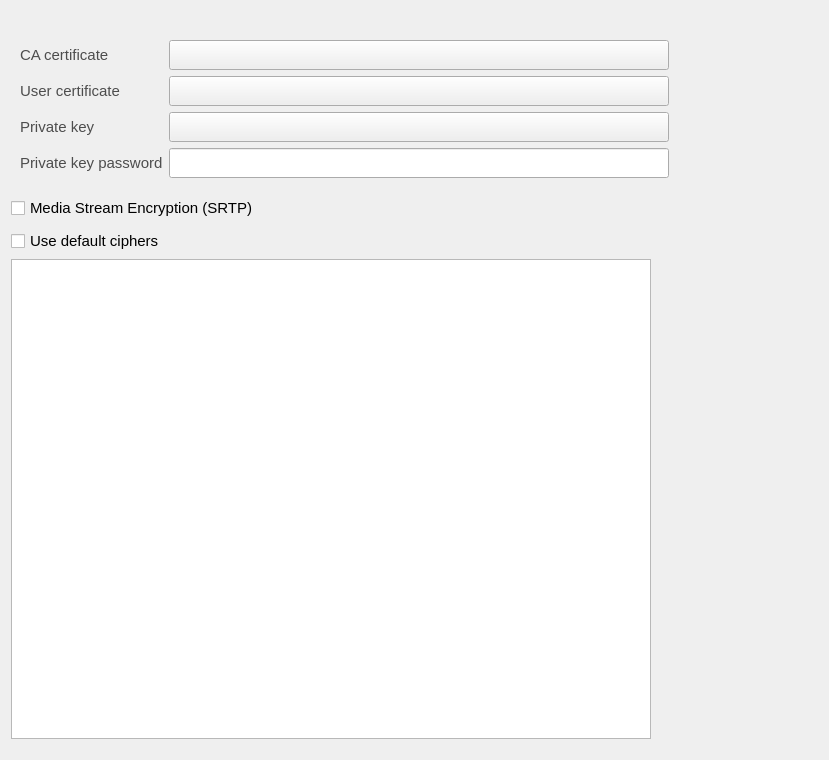
         <widget class="QWidget" name="scrollAreaWidgetContents_3">
          <property name="geometry">
           <rect>
            <x>0</x>
            <y>0</y>
            <width>829</width>
            <height>760</height>
           </rect>
          </property>
          <layout class="QVBoxLayout" name="verticalLayout_13">
           <item>
            <widget class="QWidget" name="accountEncry" native="true">
             <layout class="QVBoxLayout" name="verticalLayout_10">
              <property name="leftMargin">
               <number>0</number>
              </property>
              <property name="topMargin">
               <number>20</number>
              </property>
              <property name="rightMargin">
               <number>0</number>
              </property>
              <property name="bottomMargin">
               <number>0</number>
              </property>
              <item>
               <widget class="QWidget" name="negoEncry_2" native="true">
                <layout class="QFormLayout" name="formLayout_5">
                 <item row="0" column="0">
                  <widget class="QLabel" name="label_20">
                   <property name="font">
                    <font>
                     <pointsize>11</pointsize>
                    </font>
                   </property>
                   <property name="styleSheet">
                    <string notr="true">color: rgb(77, 77, 77);</string>
                   </property>
                   <property name="text">
                    <string>CA certificate</string>
                   </property>
                  </widget>
                 </item>
                 <item row="0" column="1">
                  <widget class="RingButton" name="lrcfg_tlsCaListCertificate">
                   <property name="minimumSize">
                    <size>
                     <width>500</width>
                     <height>30</height>
                    </size>
                   </property>
                   <property name="maximumSize">
                    <size>
                     <width>500</width>
                     <height>30</height>
                    </size>
                   </property>
                   <property name="focusPolicy">
                    <enum>Qt::WheelFocus</enum>
                   </property>
                   <property name="toolTip">
                    <string>Certificate authaurity certificate selector</string>
                   </property>
                   <property name="text">
                    <string/>
                   </property>
                  </widget>
                 </item>
                 <item row="1" column="0">
                  <widget class="QLabel" name="label_21">
                   <property name="font">
                    <font>
                     <pointsize>11</pointsize>
                    </font>
                   </property>
                   <property name="styleSheet">
                    <string notr="true">color: rgb(77, 77, 77);</string>
                   </property>
                   <property name="text">
                    <string>User certificate</string>
                   </property>
                  </widget>
                 </item>
                 <item row="1" column="1">
                  <widget class="RingButton" name="lrcfg_tlsCertificate">
                   <property name="minimumSize">
                    <size>
                     <width>500</width>
                     <height>30</height>
                    </size>
                   </property>
                   <property name="maximumSize">
                    <size>
                     <width>500</width>
                     <height>30</height>
                    </size>
                   </property>
                   <property name="toolTip">
                    <string>User certificate selector</string>
                   </property>
                   <property name="text">
                    <string/>
                   </property>
                  </widget>
                 </item>
                 <item row="2" column="0">
                  <widget class="QLabel" name="label_22">
                   <property name="font">
                    <font>
                     <pointsize>11</pointsize>
                    </font>
                   </property>
                   <property name="styleSheet">
                    <string notr="true">color: rgb(77, 77, 77);</string>
                   </property>
                   <property name="text">
                    <string>Private key</string>
                   </property>
                  </widget>
                 </item>
                 <item row="4" column="0">
                  <widget class="QLabel" name="label_23">
                   <property name="font">
                    <font>
                     <pointsize>11</pointsize>
                    </font>
                   </property>
                   <property name="styleSheet">
                    <string notr="true">color: rgb(77, 77, 77);</string>
                   </property>
                   <property name="text">
                    <string>Private key password</string>
                   </property>
                  </widget>
                 </item>
                 <item row="4" column="1">
                  <widget class="QLineEdit" name="lrcfg_tlsPassword">
                   <property name="sizePolicy">
                    <sizepolicy hsizetype="MinimumExpanding" vsizetype="Fixed">
                     <horstretch>0</horstretch>
                     <verstretch>0</verstretch>
                    </sizepolicy>
                   </property>
                   <property name="minimumSize">
                    <size>
                     <width>500</width>
                     <height>30</height>
                    </size>
                   </property>
                   <property name="maximumSize">
                    <size>
                     <width>500</width>
                     <height>30</height>
                    </size>
                   </property>
                   <property name="toolTip">
                    <string>private key password input</string>
                   </property>
                   <property name="echoMode">
                    <enum>QLineEdit::Password</enum>
                   </property>
                  </widget>
                 </item>
                 <item row="2" column="1">
                  <widget class="RingButton" name="lrcfg_tlsPrivateKeyCertificate">
                   <property name="minimumSize">
                    <size>
                     <width>0</width>
                     <height>30</height>
                    </size>
                   </property>
                   <property name="maximumSize">
                    <size>
                     <width>500</width>
                     <height>30</height>
                    </size>
                   </property>
                   <property name="toolTip">
                    <string>User private key selector</string>
                   </property>
                   <property name="text">
                    <string/>
                   </property>
                  </widget>
                 </item>
                </layout>
               </widget>
              </item>
              <item>
               <widget class="QCheckBox" name="srtpEnabledChkBox">
                <property name="minimumSize">
                 <size>
                  <width>0</width>
                  <height>30</height>
                 </size>
                </property>
                <property name="font">
                 <font>
                  <pointsize>11</pointsize>
                 </font>
                </property>
                <property name="toolTip">
                 <string>Encrypt media stream (SRTP) checkbox</string>
                </property>
                <property name="text">
                 <string>Media Stream Encryption (SRTP)</string>
                </property>
               </widget>
              </item>
              <item>
               <widget class="QCheckBox" name="defaultCipherCheckBox">
                <property name="font">
                 <font>
                  <pointsize>11</pointsize>
                 </font>
                </property>
                <property name="toolTip">
                 <string>use default ciphers checkbox</string>
                </property>
                <property name="text">
                 <string>Use default ciphers</string>
                </property>
               </widget>
              </item>
              <item>
               <widget class="QListView" name="cipherListView">
                <property name="sizePolicy">
                 <sizepolicy hsizetype="MinimumExpanding" vsizetype="MinimumExpanding">
                  <horstretch>0</horstretch>
                  <verstretch>0</verstretch>
                 </sizepolicy>
                </property>
                <property name="minimumSize">
                 <size>
                  <width>640</width>
                  <height>480</height>
                 </size>
                </property>
                <property name="maximumSize">
                 <size>
                  <width>640</width>
                  <height>480</height>
                 </size>
                </property>
                <property name="focusPolicy">
                 <enum>Qt::NoFocus</enum>
                </property>
               </widget>
              </item>
             </layout>
            </widget>
           </item>
           <item>
            <spacer name="verticalSpacer_5">
             <property name="orientation">
              <enum>Qt::Vertical</enum>
             </property>
             <property name="sizeHint" stdset="0">
              <size>
               <width>20</width>
               <height>40</height>
              </size>
             </property>
            </spacer>
           </item>
          </layout>
         </widget>
